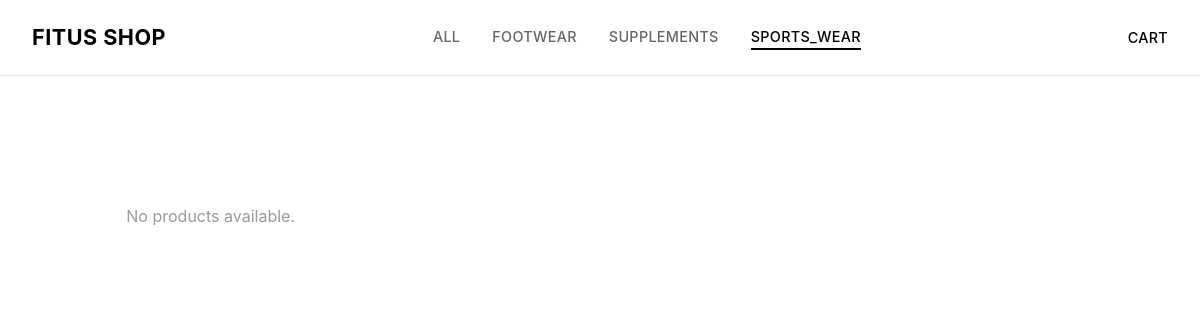
The page /shop/category/sports_wear/ on the database as committed earlier.
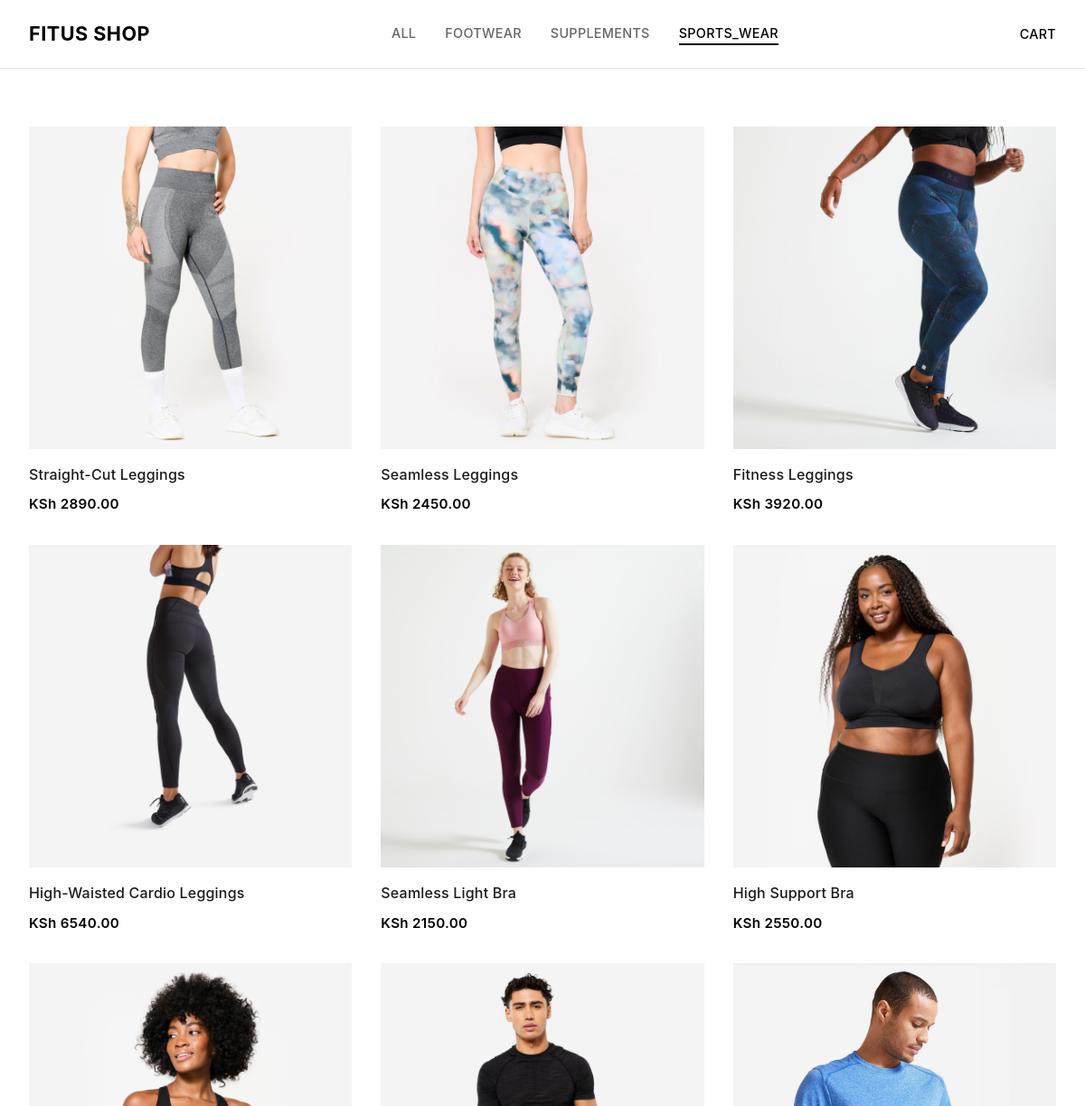
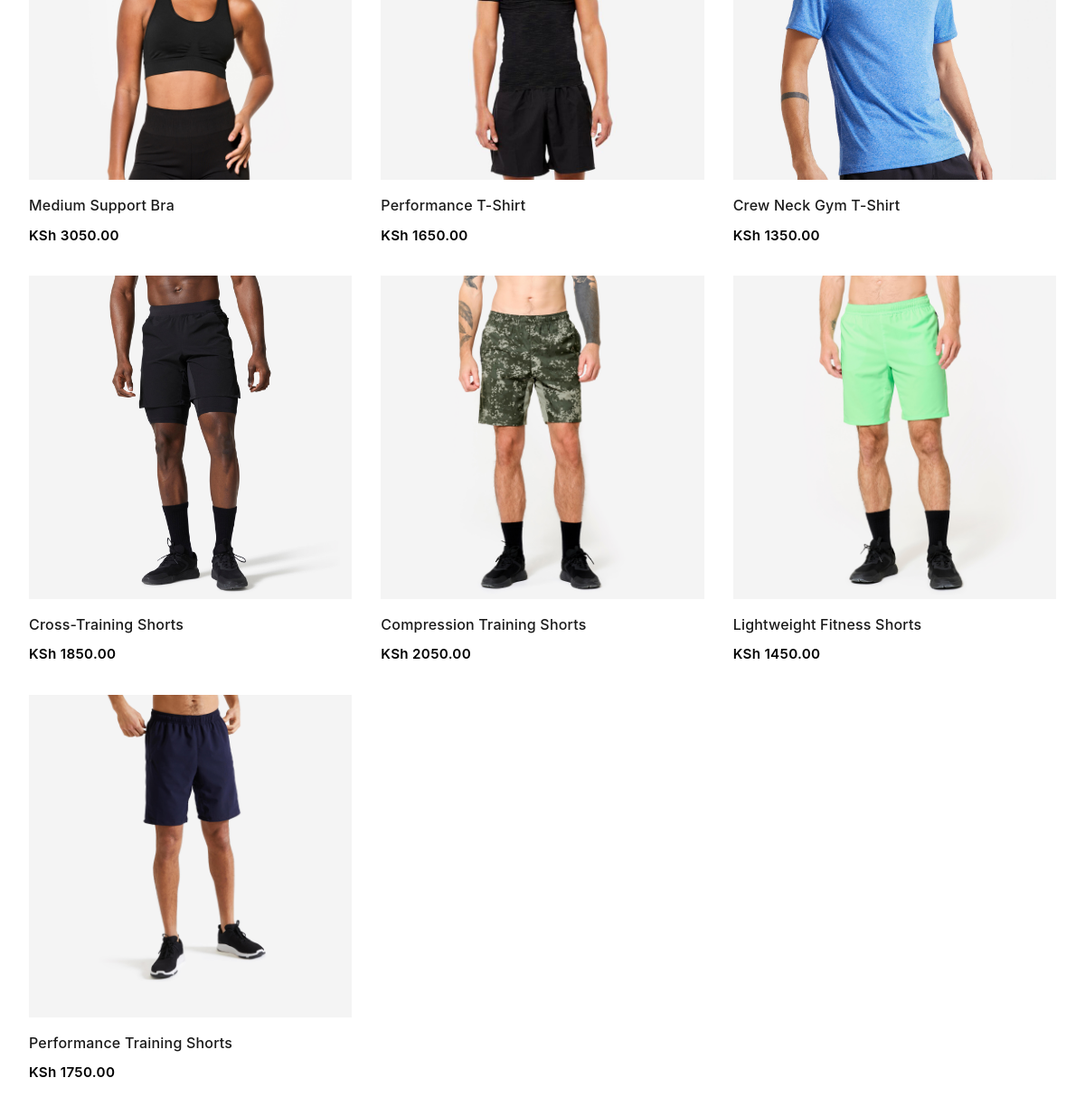
The same page on the database as committed later (2 pictures, top to bottom).
### shop/models.py (models this page shows, shortened)
class Category(models.Model):
    name = models.CharField(max_length=100)
    slug = models.SlugField(unique=True)
    class Meta:
        verbose_name_plural = 'Categories'

class Product(models.Model):
    category = models.ForeignKey(Category, related_name='products', on_delete=models.CASCADE)
    name = models.CharField(max_length=200)
    slug = models.SlugField(unique=True)
    description = models.TextField(blank=True)
    price = models.DecimalField(max_digits=10, decimal_places=2)
    image = models.ImageField(upload_to='products/')
    available = models.BooleanField(default=True)
    created = models.DateTimeField(auto_now_add=True)
    updated = models.DateTimeField(auto_now=True)
    class Meta:
        ordering = ['-created']

### shop/views.py (the view)
# urls.py: path('category/<slug:slug>/', views.category_products, name='category_products'),
def category_products(request, slug):
    category = get_object_or_404(Category, slug=slug)
    products = category.products.filter(available=True)
    categories = Category.objects.all()
    return render(request, 'product_list.html', {'products': products, 'categories': categories, 'current_category': category})

### templates/product_list.html (shortened to what this page needs)
{% extends 'base_shop.html' %}
{% block content %}
<div class="products-grid">
  {% for product in products %}
    <a href="{% url 'shop:product_detail' product.slug %}" class="product-card">
      <img src="{{ product.image.url }}" alt="{{ product.name }}" class="product-image">
      <h3 class="product-name">{{ product.name }}</h3>
      <p class="product-price">KSh {{ product.price }}</p>
    </a>
  {% empty %}
    <div class="empty-state">
      <p>No products available.</p>
    </div>
  {% endfor %}
</div>
{% endblock %}

### templates/base_shop.html (shortened to what this page needs)
<!DOCTYPE html>
<html lang="en">
<head>
</head>
<body>
  <nav class="navbar">
    <div class="nav-container">
      <a href="{% url 'shop:product_list' %}" class="nav-logo">Fitus Shop</a>
      <div class="nav-center">
        <ul class="nav-categories">
          <li><a href="{% url 'shop:product_list' %}" {% if not current_category %}class="active"{% endif %}>All</a></li>
          {% for category in categories %}
            <li><a href="{% url 'shop:category_products' category.slug %}" {% if current_category.id == category.id %}class="active"{% endif %}>{{ category.name }}</a></li>
          {% endfor %}
        </ul>
      </div>
      <div class="nav-actions">
        <a href="{% url 'shop:cart_detail' %}" class="cart-link">
          Cart
        </a>
      </div>
    </div>
  </nav>
  <main class="container">
    {% block content %}{% endblock %}
  </main>
</body>
</html>

Rows that differ between the two databases and show on the page:
added Product: image (picture), name "Straight-Cut Leggings", price "2890.00"
added Product: image (picture), name "Seamless Leggings", price "2450.00"
added Product: image (picture), name "Fitness Leggings", price "3920.00"
added Product: image (picture), name "High-Waisted Cardio Leggings", price "6540.00"
added Product: image (picture), name "Seamless Light Bra", price "2150.00"
added Product: image (picture), name "High Support Bra", price "2550.00"
added Product: image (picture), name "Medium Support Bra", price "3050.00"
added Product: image (picture), name "Performance T-Shirt", price "1650.00"
added Product: image (picture), name "Crew Neck Gym T-Shirt", price "1350.00"
added Product: image (picture), name "Cross-Training Shorts", price "1850.00"
added Product: image (picture), name "Compression Training Shorts", price "2050.00"
added Product: image (picture), name "Lightweight Fitness Shorts", price "1450.00"
added Product: image (picture), name "Performance Training Shorts", price "1750.00"
Other text that changed with them:
text no longer shown: "No products available."
